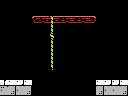

The image is a tile-based game level rendered from a .tmx file. Its description and complete source (layers, tilesets, objects, tile grids) follow:
An orthogonal 16x12 tile map with 8x8 px tiles, 1 tile layer (Tile Layer 1) and 7 objects (3x item, 2x big-item, 2x 4x4-item).

<map version="1.0" orientation="orthogonal" renderorder="right-down" width="16" height="12" tilewidth="8" tileheight="8" nextobjectid="9">
 <properties>
  <property name="down" value="hole" />
  <property name="left" value="hole" />
  <property name="right" value="hole" />
  <property name="up" value="hole" />
 </properties>
 <tileset firstgid="1" name="tiles" tilewidth="8" tileheight="8" tilecount="256" columns="16">
  <image source="tiles.png" width="128" height="128" />
 </tileset>
 <layer name="Tile Layer 1" width="16" height="12">
  <data encoding="csv">
1,1,1,1,1,1,1,1,1,1,1,1,1,1,1,1,
1,1,1,1,1,1,1,1,1,1,1,1,1,1,1,1,
1,1,1,1,140,255,136,138,255,138,255,139,1,1,1,1,
1,1,1,1,1,1,135,1,1,1,1,1,1,1,1,1,
1,1,1,1,1,1,132,1,1,1,1,1,1,1,1,1,
1,1,1,1,1,1,135,1,1,1,1,1,1,1,1,1,
1,1,1,1,1,1,135,1,1,1,1,1,1,1,1,1,
1,1,1,1,1,1,135,1,1,1,1,1,1,1,1,1,
1,1,1,1,1,1,256,1,1,1,1,1,1,1,1,1,
1,1,1,1,1,1,1,1,1,1,1,1,1,1,1,1,
151,156,247,156,1,1,1,1,1,1,1,1,156,247,247,156,
153,152,153,152,1,1,1,1,1,1,1,1,152,153,153,152
</data>
 </layer>
 <objectgroup name="objects">
  <object id="1" type="item" x="56" y="0" width="16" height="16" />
  <object id="2" type="item" x="104" y="64" width="16" height="16" />
  <object id="3" type="item" x="8" y="64" width="16" height="16" />
  <object id="4" type="big-item" x="0" y="56" width="32" height="24" />
  <object id="6" type="big-item" x="96" y="56" width="32" height="24" />
  <object id="7" type="4x4-item" x="96" y="48" width="32" height="32" />
  <object id="8" type="4x4-item" x="0" y="48" width="32" height="32" />
 </objectgroup>
</map>
